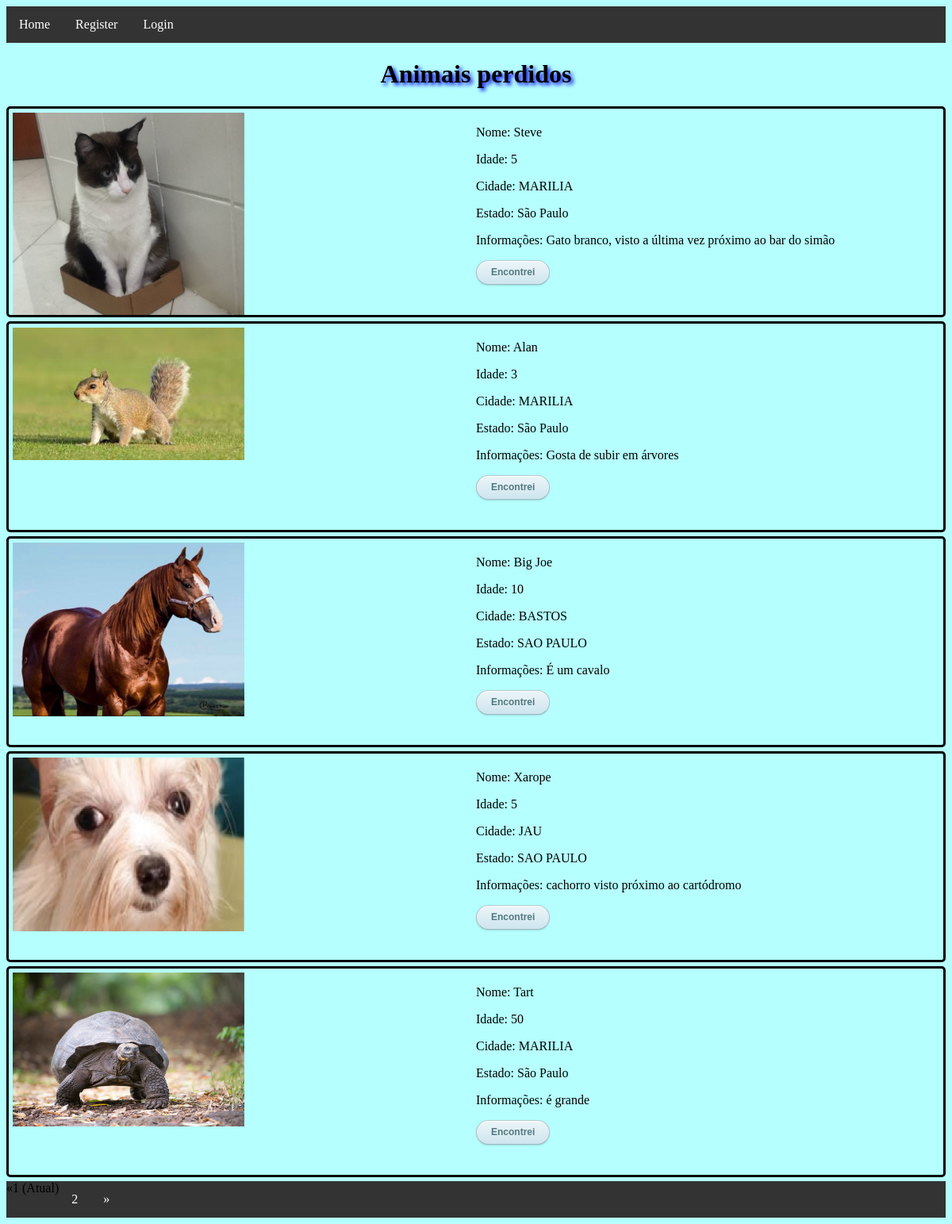
The page / on the database its author committed.
### product/models.py (models this page shows, shortened)
class Animal(models.Model):
    foto  = models.ImageField()
    nome  = models.CharField(max_length=100)
    idade = models.CharField(max_length=3, blank=True)
    cidade_desaparecimento = models.CharField(max_length=50)
    estado_desaparecimento = models.CharField(max_length=50)
    status = models.IntegerField(choices=STATUS_ANIMAL, default=1, blank=True)
    dono = models.ForeignKey(Dono, on_delete=models.CASCADE,  null=True)
    informacoes_extras = models.CharField(max_length=250, blank=True)

### product/views.py (the view)
# urls.py: path('', pagina_principal, name='pagina_principal'),
def pagina_principal(request):
    animais_cadastrados = Animal.objects.all()
    page = request.GET.get('page', 1)
    paginator = Paginator(animais_cadastrados, 5)
    try:
        animais_cadastrados = paginator.page(page)
    except PageNotAnInteger:
        animais_cadastrados = paginator.page(1)
    except EmptyPage:
        animais_cadastrados = paginator.page(paginator.num_pages)
    return render(request, 'pagina_principal.html', {'animais_cadastrados': animais_cadastrados})

### product/templates/pagina_principal.html (shortened to what this page needs)
{% extends 'base.html' %}
{% block content %}
	<h1>Animais perdidos</h1>
	{% for animal in animais_cadastrados %}
		{% if animal.status == 1 %}
			<div class="umAnimalPerdido">
				<div class="imagem">
					{% if animal.foto%}
						{% load static %}
						<img src="{{ animal.foto.url }}" width=50%>
					{% endif %}
				</div>
				<div class="textos">
					<p>Nome: {{animal.nome}}</p>
					<p>Idade: {{animal.idade}}</p>
					<p>Cidade: {{animal.cidade_desaparecimento}}</p>
					<p>Estado: {{animal.estado_desaparecimento}}</p>
					<p>Informações: {{animal.informacoes_extras}}</p>
					<form action="{%  url 'animal_encontrado' animal.id %}">
						<input class="encontrei" type="submit" value="Encontrei" />
					</form>
				</div>
			</div>
		{% endif %}
	{% endfor %}
	{% if animais_cadastrados.has_other_pages %}
		  <ul class="pagination">
			{% if animais_cadastrados.has_previous %}
			  <li><a href="?page={{ animais_cadastrados.previous_page_number }}">&laquo;</a></li>
			{% else %}
			  <li class="disabled"><span>&laquo;</span></li>
			{% endif %}
			{% for i in animais_cadastrados.paginator.page_range %}
			  {% if animais_cadastrados.number == i %}
				<li class="active"><span>{{ i }} <span class="sr-only">(Atual)</span></span></li>
			  {% else %}
				<li><a href="?page={{ i }}">{{ i }}</a></li>
			  {% endif %}
			{% endfor %}
			{% if animais_cadastrados.has_next %}
			  <li><a href="?page={{ animais_cadastrados.next_page_number }}">&raquo;</a></li>
			{% else %}
			  <li class="disabled"><span>&raquo;</span></li>
			{% endif %}
		  </ul>
	{% endif %}
{% endblock content %}

### product/static/style.css (style rules this page uses)
h1 { color: black; text-shadow: 3px 3px 5px blue; text-align: center; }
html { margin: 0px; background-color: #b5fffe; }
ul { list-style-type: none; margin: 0; padding: 0; overflow: hidden; background-color: #333; }
li { float: left; }
li a { display: block; color: white; text-align: center; padding: 14px 16px; text-decoration: none; }
.umAnimalPerdido { display: block; overflow: auto; border-style: solid; border-radius: 5px; border-color: black; height: 250px; margin: 5px 0px 5px 0px; padding: 5px; }
.imagem { display:inline-block; width: 50%; float: left; max-height:100%; }
.textos { display:inline-block; width: 50%; float:rigth; }
.encontrei { padding: 0 18px; height: 29px; font-size: 12px; font-weight: bold; color: #527881; text-shadow: 0 1px #e3f1f1; background: #cde5ef; border: 1px solid; border-color: #b4ccce #b3c0c8 #9eb9c2; border-radius: 16px; outline: 0; -webkit-box-sizing: content-box; -moz-box-sizing: content-box; box-sizing: content-box; background-image: -webkit-linear-gradient(top, #edf5f8, #cde5ef); background-image: -moz-linear-gradient(top, #edf5f8, #cde5ef); background-image: -o-linear-gradient(top, #edf5f8, #cde5ef); background-image: linear-gradient(to bottom, #edf5f8, #cde5ef); -webkit-box-shadow: inset 0 1px white, 0 1px 2px rgba(0, 0, 0, 0.15); box-shadow: inset 0 1px white, 0 1px 2px rgba(0, 0, 0, 0.15); }

### rows shown on the page
Animal: foto (picture), nome "Steve", idade "5", cidade_desaparecimento "MARILIA", estado_desaparecimento "São Paulo", informacoes_extras "Gato branco, visto a última vez próximo ao bar do simão"
Animal: foto (picture), nome "Alan", idade "3", cidade_desaparecimento "MARILIA", estado_desaparecimento "São Paulo", informacoes_extras "Gosta de subir em árvores"
Animal: foto (picture), nome "Big Joe", idade "10", cidade_desaparecimento "BASTOS", estado_desaparecimento "SAO PAULO", informacoes_extras "É um cavalo"
Animal: foto (picture), nome "Xarope", idade "5", cidade_desaparecimento "JAU", estado_desaparecimento "SAO PAULO", informacoes_extras "cachorro visto próximo ao cartódromo"
Animal: foto (picture), nome "Tart", idade "50", cidade_desaparecimento "MARILIA", estado_desaparecimento "São Paulo", informacoes_extras "é grande"

### other values the page prints
{{ i }} "1"
{{ i }} "2"
